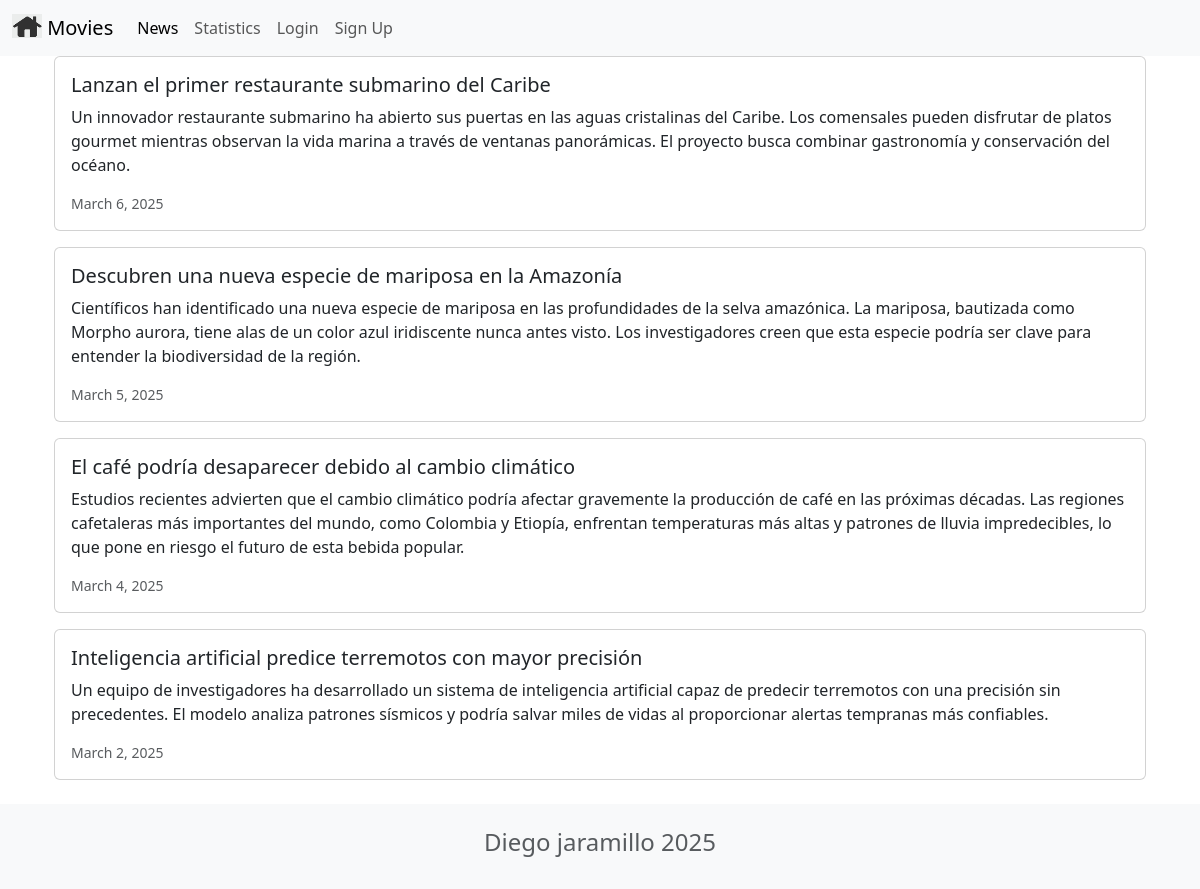
Page /news/ on the committed database.
### news/models.py (models this page shows, shortened)
class News(models.Model):
    headline = models.CharField(max_length=200)
    body = models.TextField()
    date = models.DateField()

### news/views.py (the view)
# urls.py: path('news/', include('news.urls')),
def news(request):
    newss = News.objects.all().order_by('-date')
    return render(request, 'news.html', {'newss':newss})

### news/templates/news.html
{% extends 'base.html' %}
{% block content %}
<div class="container">
    {% for news in newss %}
    <div class="card mb-3">
        <div class="row g-0">
            <div>
                <div class="card-body">
                    <h5 class="card-title">{{ news.headline }}</h5>
                    <p class="card-text">{{ news.body }}</p>
                    <p class="card-text"><small class="text-muted"> {{ news.date }} </small></p>
                </div>
            </div>
        </div>
    </div>
    {% endfor %}
</div>
{% endblock content %}

### rows in the picture
News: headline "Lanzan el primer restaurante submarino del Caribe", body "Un innovador restaurante submarino ha abierto sus puertas en las aguas cristalinas del Caribe. Los comensales pueden disfrutar de platos gourmet mientras observan la vida marina a través de ventanas panorámicas. El proyecto busca combinar gastronomía y conservación del océano.", date "March 6, 2025"
News: headline "Descubren una nueva especie de mariposa en la Amazonía", body "Científicos han identificado una nueva especie de mariposa en las profundidades de la selva amazónica. La mariposa, bautizada como Morpho aurora, tiene alas de un color azul iridiscente nunca antes visto. Los investigadores creen que esta especie podría ser clave para entender la biodiversidad de la región.", date "March 5, 2025"
News: headline "El café podría desaparecer debido al cambio climático", body "Estudios recientes advierten que el cambio climático podría afectar gravemente la producción de café en las próximas décadas. Las regiones cafetaleras más importantes del mundo, como Colombia y Etiopía, enfrentan temperaturas más altas y patrones de lluvia impredecibles, lo que pone en riesgo el futuro de esta bebida popular.", date "March 4, 2025"
News: headline "Inteligencia artificial predice terremotos con mayor precisión", body "Un equipo de investigadores ha desarrollado un sistema de inteligencia artificial capaz de predecir terremotos con una precisión sin precedentes. El modelo analiza patrones sísmicos y podría salvar miles de vidas al proporcionar alertas tempranas más confiables.", date "March 2, 2025"
